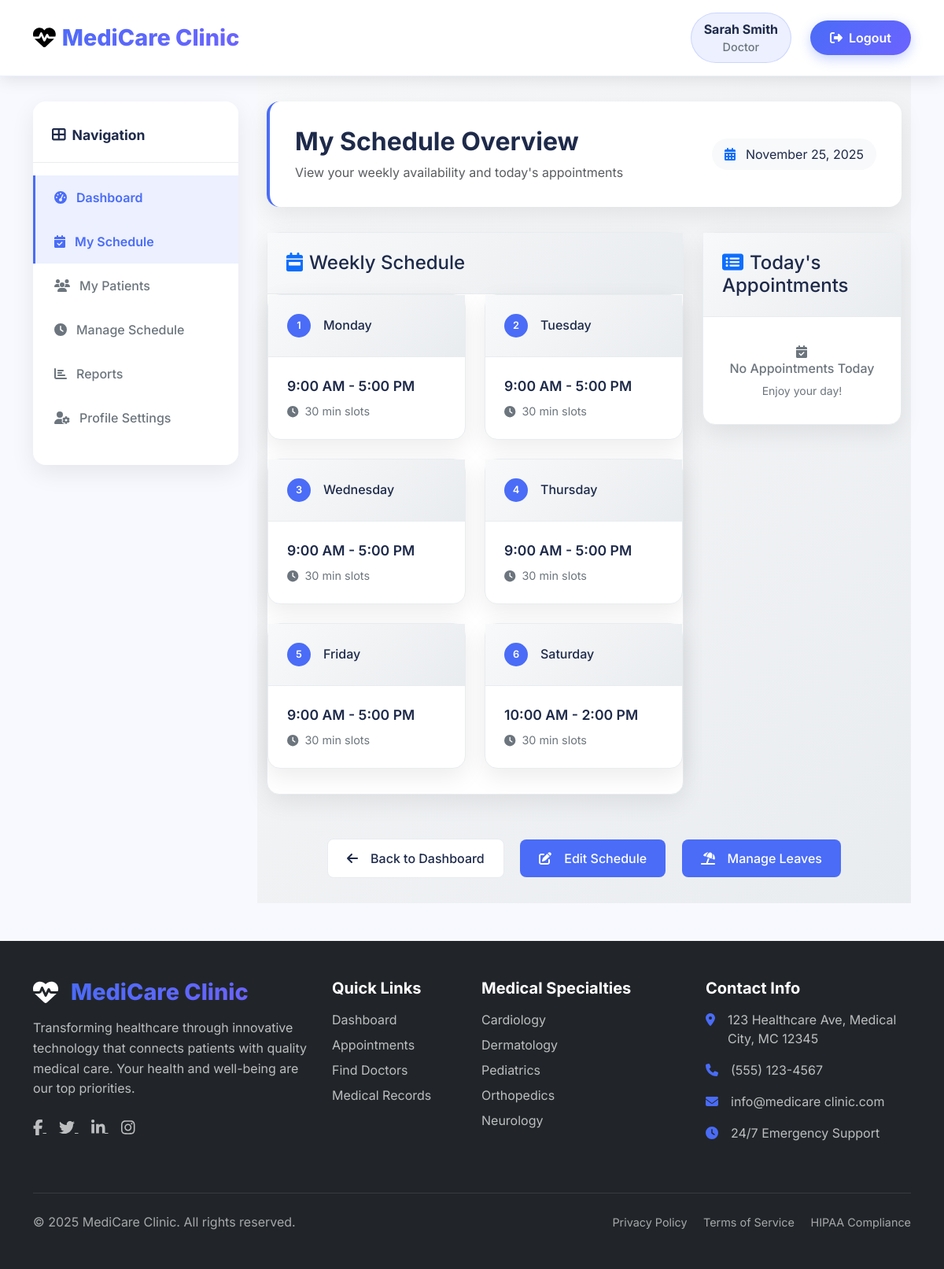
Screenshot of /doctor/my_schedule.php (signed in) with the database file from the repository.
### tables this page shows
CREATE TABLE `doctor_schedule` (
  `schedule_id` int(11) NOT NULL AUTO_INCREMENT,
  `doctor_id` int(11) NOT NULL,
  `day_of_week` tinyint(1) NOT NULL,  
  `start_time` time NOT NULL,
  `end_time` time NOT NULL,
  `slot_duration` int(11) DEFAULT 30,  
  `is_active` tinyint(1) DEFAULT 1,
  PRIMARY KEY (`schedule_id`),
  FOREIGN KEY (`doctor_id`) REFERENCES `doctors`(`doctor_id`) ON DELETE CASCADE
);

### doctor/my_schedule.php (the view, shortened to what this page needs)
<?php
require_once '../includes/header.php';
require_once '../includes/db_connect.php';
$stmt = $conn->prepare("SELECT doctor_id FROM doctors WHERE user_id = ?");
$stmt->bind_param("i", $_SESSION['user_id']);
$stmt->execute();
$doctor_id = $stmt->get_result()->fetch_assoc()['doctor_id'];
$schedule_query = "SELECT * FROM doctor_schedule WHERE doctor_id = ? ORDER BY day_of_week";
$stmt = $conn->prepare($schedule_query);
$stmt->bind_param("i", $doctor_id);
$stmt->execute();
$weekly_schedule = $stmt->get_result()->fetch_all(MYSQLI_ASSOC);
$today = date('Y-m-d');
$today_appointments = $conn->query("
    SELECT a.*, u.full_name
    FROM appointments a
    JOIN users u ON a.patient_id = u.user_id
    WHERE a.doctor_id = $doctor_id
    AND a.appointment_date = '$today'
    AND a.status = 'pending'
    ORDER BY a.appointment_time
")->fetch_all(MYSQLI_ASSOC);
$days = ['Sunday', 'Monday', 'Tuesday', 'Wednesday', 'Thursday', 'Friday', 'Saturday'];
?>
<div class="schedule-container">
    <div class="container">
        <div class="schedule-header">
            <div class="row align-items-center">
                <div class="col-md-8">
                    <h1 class="h2 fw-bold mb-2">My Schedule Overview</h1>
                    <p class="text-muted mb-0">View your weekly availability and today's appointments</p>
                </div>
                <div class="col-md-4 text-end">
                    <div class="bg-light rounded-pill px-3 py-2 d-inline-block">
                        <i class="fas fa-calendar-alt me-2 text-primary"></i>
                        <?= date('F j, Y') ?>
                    </div>
                </div>
            </div>
        </div>
        <div class="row">
            <div class="col-lg-8 mb-4">
                <div class="schedule-card">
                    <div class="schedule-header-day">
                        <h4 class="mb-0">
                            <i class="fas fa-calendar-week me-2 text-primary"></i>Weekly Schedule
                        </h4>
                    </div>
                    <div class="schedule-grid" style="grid-template-columns: repeat(auto-fit, minmax(250px, 1fr));">
                        <?php for ($d = 1; $d <= 6; $d++): ?>
                            <?php
                            $day_schedule = array_filter($weekly_schedule, function($sched) use ($d) {
                                return $sched['day_of_week'] == $d;
                            });
                            $day_schedule = !empty($day_schedule) ? reset($day_schedule) : null;
                            ?>
                            <div class="schedule-card">
                                <div class="schedule-header-day">
                                    <div class="d-flex align-items-center">
                                        <div class="day-indicator"><?= $d ?></div>
                                        <h6 class="mb-0"><?= $days[$d] ?></h6>
                                    </div>
                                </div>
                                <div class="schedule-body">
                                    <?php if ($day_schedule): ?>
                                        <div class="schedule-time">
                                            <?= date('g:i A', strtotime($day_schedule['start_time'])) ?> -
                                            <?= date('g:i A', strtotime($day_schedule['end_time'])) ?>
                                        </div>
                                        <div class="schedule-duration">
                                            <i class="fas fa-clock me-1"></i>
                                            <?= $day_schedule['slot_duration'] ?> min slots
                                        </div>
                                    <?php endif; ?>
                                </div>
                            </div>
                        <?php endfor; ?>
                    </div>
                </div>
            </div>
            <div class="col-lg-4 mb-4">
                <div class="schedule-card">
                    <div class="schedule-header-day">
                        <h4 class="mb-0">
                            <i class="fas fa-list-alt me-2 text-primary"></i>Today's Appointments
                        </h4>
                    </div>
                    <div class="schedule-body p-0">
                        <?php if(count($today_appointments) > 0): ?>
                            <?php foreach($today_appointments as $apt): ?>
                                <div class="appointment-item">
                                    <div class="d-flex align-items-center justify-content-between mb-2">
                                        <div class="appointment-time">
                                            <?= date('h:i A', strtotime($apt['appointment_time'])) ?>
                                        </div>
                                        <span class="badge bg-warning">Pending</span>
                                    </div>
                                    <div class="patient-name"><?= htmlspecialchars($apt['full_name']) ?></div>
                                    <?php if($apt['reason_for_visit']): ?>
                                        <div class="appointment-reason">
                                            <?= htmlspecialchars($apt['reason_for_visit']) ?>
                                        </div>
                                    <?php endif; ?>
                                </div>
                            <?php endforeach; ?>
                        <?php else: ?>
                            <div class="no-appointments">
                                <i class="fas fa-calendar-check"></i>
                                <h6>No Appointments Today</h6>
                                <p class="mb-0 small">Enjoy your day!</p>
                            </div>
                        <?php endif; ?>
                    </div>
                </div>
            </div>
        </div>
        <div class="action-buttons">
            <a href="dashboard.php" class="btn btn-outline-custom me-3">
                <i class="fas fa-arrow-left me-2"></i>Back to Dashboard
            </a>
            <a href="schedule.php" class="btn btn-custom me-3">
                <i class="fas fa-edit me-2"></i>Edit Schedule
            </a>
            <a href="leaves.php" class="btn btn-custom">
                <i class="fas fa-umbrella-beach me-2"></i>Manage Leaves
            </a>
        </div>
    </div>
</div>
<?php require_once '../includes/footer.php'; ?>

### includes/header.php (style rules this page uses)
:root { --primary: #4a6cf7; --primary-light: #6a85f9; --primary-dark: #3a56d4; --secondary: #6c63ff; --accent: #ff6b9d; --accent-light: #ff8ab0; --light: #f8f9ff; --dark: #1e2a4a; --gray: #6c757d; --gray-light: #e9ecef; --success: #28a745; --danger: #dc3545; --border-radius: 16px; --box-shadow: 0 10px 30px rgba(0, 0, 0, 0.08); --box-shadow-lg: 0 20px 50px rgba(0, 0, 0, 0.12); --transition: all 0.4s cubic-bezier(0.175, 0.885, 0.32, 1.275); }
* { margin: 0; padding: 0; box-sizing: border-box; }
body { background: #f8f9ff; font-family: 'Inter', sans-serif; color: var(--dark); min-height: 100vh; display: flex; flex-direction: column; }

### doctor/my_schedule.php (style rules this page uses)
.schedule-container { background: linear-gradient(135deg, #f8f9fa 0%, #e9ecef 100%); min-height: 100vh; padding: 2rem 0; }
.schedule-header { background: white; border-radius: var(--border-radius); padding: 2rem; margin-bottom: 2rem; box-shadow: var(--box-shadow); border-left: 4px solid var(--primary); }
.schedule-grid { display: grid; grid-template-columns: repeat(auto-fit, minmax(300px, 1fr)); gap: 1.5rem; margin-bottom: 2rem; }
.schedule-card { background: white; border-radius: var(--border-radius); box-shadow: var(--box-shadow); transition: var(--transition); border: 1px solid var(--gray-light); }
.schedule-header-day { background: linear-gradient(135deg, #f8f9fa 0%, #e9ecef 100%); padding: 1.5rem; border-bottom: 1px solid var(--gray-light); }
.schedule-body { padding: 1.5rem; }
.schedule-time { font-size: 1.1rem; font-weight: 600; color: var(--dark); margin-bottom: 0.5rem; }
.schedule-duration { color: var(--gray); font-size: 0.9rem; }
.no-appointments { text-align: center; padding: 2rem; color: var(--gray); }
.day-indicator { width: 30px; height: 30px; background: var(--primary); color: white; border-radius: 50%; display: flex; align-items: center; justify-content: center; font-size: 0.8rem; font-weight: 600; margin-right: 1rem; }
.action-buttons { margin-top: 2rem; text-align: center; }
.btn-custom { background: var(--primary); border: none; border-radius: 8px; padding: 0.75rem 1.5rem; font-weight: 500; color: white; transition: var(--transition); text-decoration: none; display: inline-flex; align-items: center; gap: 0.5rem; }
.btn-outline-custom { background: white; border: 1px solid var(--gray-light); border-radius: 8px; padding: 0.75rem 1.5rem; font-weight: 500; color: var(--dark); transition: var(--transition); text-decoration: none; display: inline-flex; align-items: center; gap: 0.5rem; }

### rows the page displays
doctor_schedule: d "Monday", start_time "9:00 AM", end_time "5:00 PM", slot_duration "30"
doctor_schedule: d "Tuesday", start_time "9:00 AM", end_time "5:00 PM", slot_duration "30"
doctor_schedule: d "Wednesday", start_time "9:00 AM", end_time "5:00 PM", slot_duration "30"
doctor_schedule: d "Thursday", start_time "9:00 AM", end_time "5:00 PM", slot_duration "30"
doctor_schedule: d "Friday", start_time "9:00 AM", end_time "5:00 PM", slot_duration "30"
doctor_schedule: d "Saturday", start_time "10:00 AM", end_time "2:00 PM", slot_duration "30"

### other values shown
SITE_NAME "MediCare Clinic"
$_SESSION['full_name'] "Sarah Smith"
$_SESSION['role'] "Doctor"
SITE_NAME "medicare clinic"
